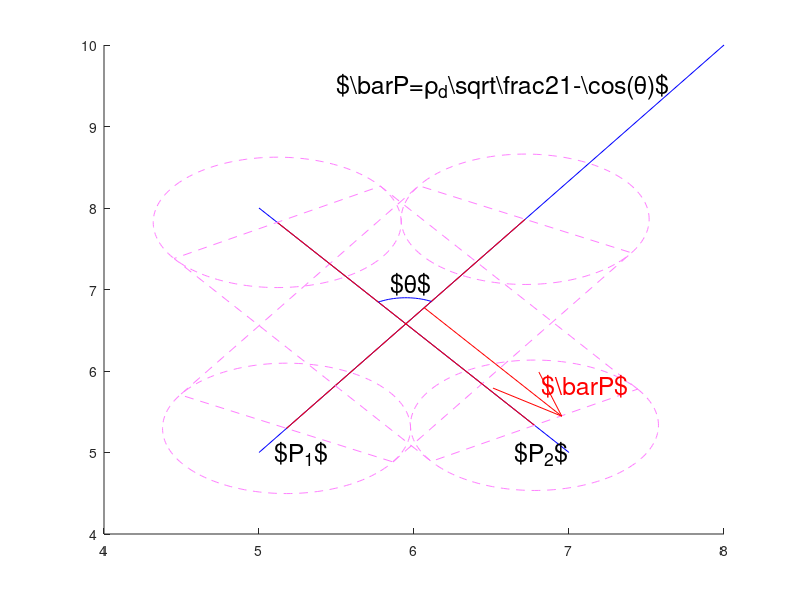

MATLAB code for this plot:
% ------------------------------
% Author: Vishnu S. Chipade
% Email: vishnuc@umich.edu
% ------------------------------

%SetPlotDefaults;

fontSize=18;
colors={[0,0,1],[1,0,0],[0,0,0],[0.5,0.5,0.5],[0,0.5,1],[1,0.5,1],[0.5,0.5,1],[1,.1,0.5],[0.1,0.9,0.4],[0.9,0.4,0.5],[0,0.5,0.4]};

circCos=cos(0:pi/100:2*pi);
circSin=sin(0:pi/100:2*pi);
%draw two lines intersecting each other
L1=[5,5;8,10]';
L2=[7.0,5;5,8]';
rho_D=.8;
theta1=atan2(L1(2,2)-L1(2,1),L1(1,2)-L1(1,1));
mL1=tan(theta1);
cL1=L1(2,1)-mL1*L1(1,1);
theta2=atan2(L2(2,2)-L2(2,1),L2(1,2)-L2(1,1));
mL2=tan(theta2);
cL2=L2(2,1)-mL2*L2(1,1);
x_int=(cL2-cL1)/(mL1-mL2);
y_int=mL1*x_int+cL1;
dtheta=abs(theta1-theta2);
intS=rho_D*sqrt(2/(1-abs(cos(dtheta))))
%Line 1 intersection points
dx=intS*abs(cos(theta1));
x11=x_int-dx;
y11=mL1*x11+cL1;
x12=x_int+dx;
y12=mL1*x12+cL1;
rec1=[x_int*ones(1,5);y_int*ones(1,5)]+[cos(theta1),-sin(theta1);sin(theta1),cos(theta1)]*([-intS,intS,intS,-intS,-intS;-rho_D,-rho_D,rho_D,rho_D,-rho_D])


%Line 2 intersection points
dx=intS*abs(cos(theta2));
x21=x_int-dx;
y21=mL2*x21+cL2;
x22=x_int+dx;
y22=mL2*x22+cL2;
rec2=[x_int*ones(1,5);y_int*ones(1,5)]+[cos(theta2),-sin(theta2);sin(theta2),cos(theta2)]*([-intS,intS,intS,-intS,-intS;-rho_D,-rho_D,rho_D,rho_D,-rho_D])


figure
hold all
plot(L1(1,:),L1(2,:),'color',colors{1})
text(L1(1,1)+0.1,L1(2,1),'$P_1$','fontsize',fontSize)
plot(L2(1,:),L2(2,:),'color',colors{1})
text(L2(1,1)-0.35,L2(2,1),'$P_2$','fontsize',fontSize)
%plot the intersecting portion
plot([x11,x12],[y11,y12],'color',colors{2})  %centerline
plot(x11+rho_D*circCos,y11+rho_D*circSin,'--','color',colors{6})  %end circle
plot(x12+rho_D*circCos,y12+rho_D*circSin,'--','color',colors{6})
plot(rec1(1,:),rec1(2,:),'--','color',colors{6})  %swapping rectangle


plot([x21,x22],[y21,y22],'color',colors{2})  %centerline
plot(x21+rho_D*circCos,y21+rho_D*circSin,'--','color',colors{6}) %end circle
plot(x22+rho_D*circCos,y22+rho_D*circSin,'--','color',colors{6})
plot(rec2(1,:),rec2(2,:),'--','color',colors{6})  %swapping rectangle

%Angle arc between two lines
plot(x_int+0.4*rho_D*cos(theta1:dtheta/20:theta2),y_int+0.4*rho_D*sin(theta1:dtheta/20:theta2),'color',colors{1})
%Text
text(x_int-0.1,y_int+.5,'$\theta$','fontsize',fontSize)  %theta
quiver(x_int+dx/7,mL1*(x_int+dx/7)+cL1,-cos(theta2),-sin(theta2),1.6,'color',colors{2}) 
text(6.82,5.82,'$\bar{P}$','color',colors{2},'fontsize',fontSize)
text(5.5,9.5,'$\bar{P}=\rho_d\sqrt{\frac{2}{1-\cos(\theta)}}$','fontsize',fontSize)
